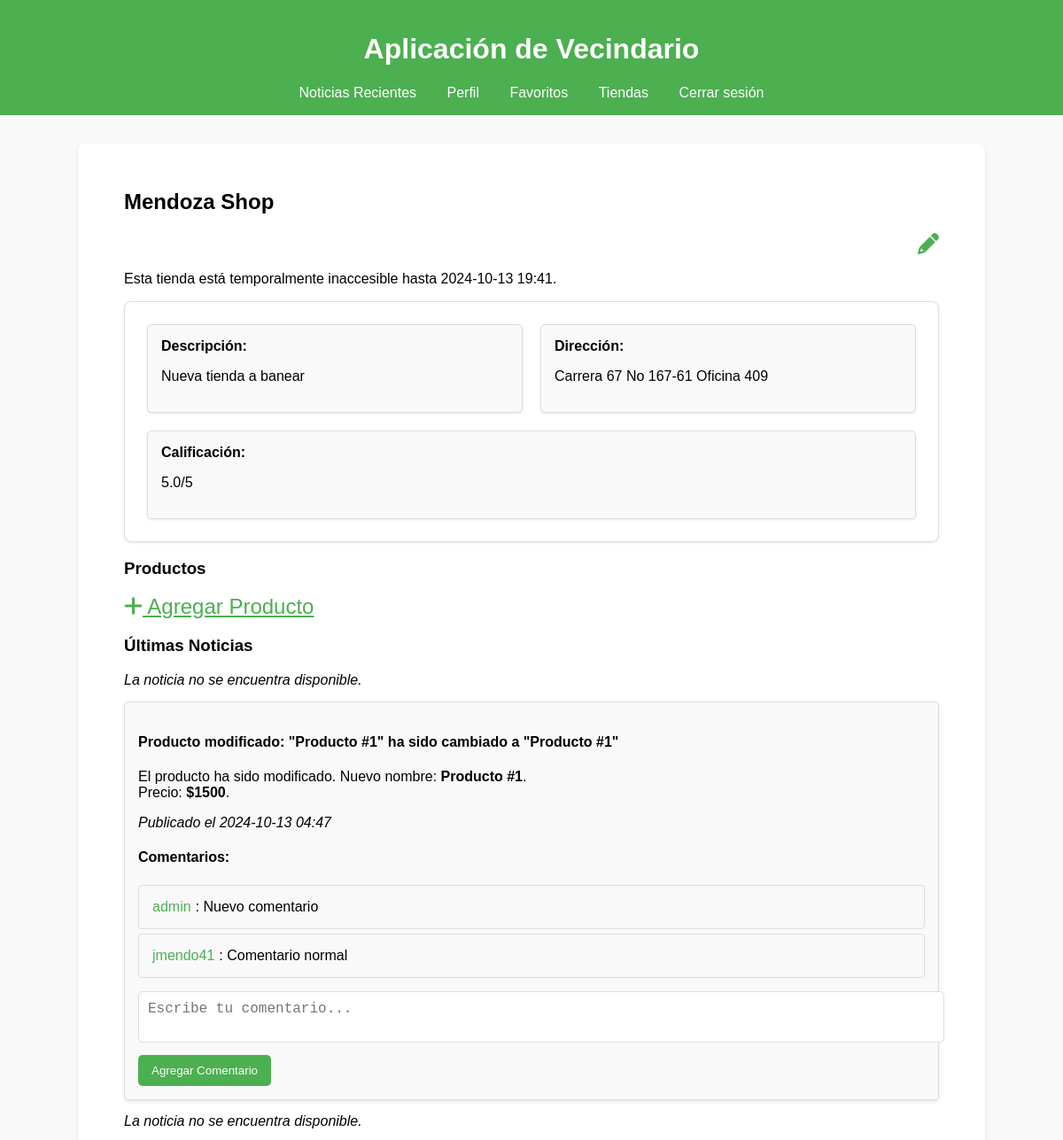
The page /store/1 (signed in, upper part) on the database as committed earlier.
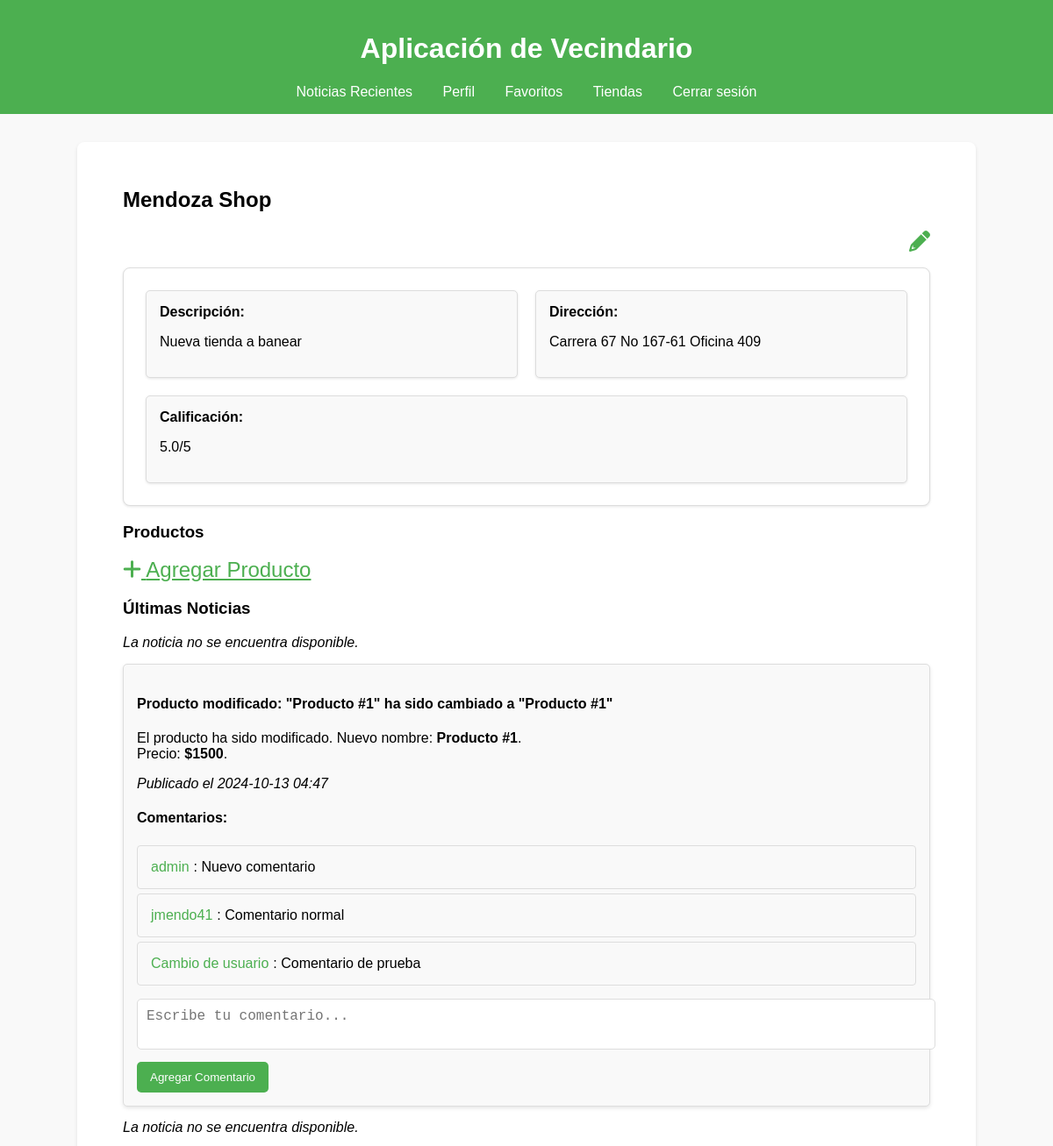
The same page on the database as committed later.
### models.py (models this page shows, shortened)
class Store(db.Model):
    __tablename__ = 'store'
    id = db.Column(db.Integer, primary_key=True)
    name = db.Column(db.String(120), nullable=False)
    description = db.Column(db.Text, nullable=True)
    address = db.Column(db.String(255), nullable=True)
    rating = db.Column(db.Float, nullable=False, default=0)
    owner_id = db.Column(db.Integer, db.ForeignKey('user.id'), nullable=False)
    suspended_until = db.Column(db.DateTime, nullable=True)  # Nuevo: para suspender la tienda
    store_products = db.relationship('Product', backref='store_relation', lazy=True)
    comments = db.relationship('Comment', backref='store', lazy=True)
    news = db.relationship('News', backref='store', lazy=True)

class News(db.Model):
    __tablename__ = 'news'
    id = db.Column(db.Integer, primary_key=True)
    title = db.Column(db.String(120), nullable=False)
    content = db.Column(db.Text, nullable=False)
    published_date = db.Column(db.DateTime, default=datetime.utcnow)
    user_id = db.Column(db.Integer, db.ForeignKey('user.id'), nullable=True)
    store_id = db.Column(db.Integer, db.ForeignKey('store.id'), nullable=True)
    is_active = db.Column(db.Boolean, default=True)  # Nuevo: para inhabilitar la noticia
    news_article = db.relationship('Comment', backref='news_article', lazy=True)

class Comment(db.Model):
    __tablename__ = 'comment'
    id = db.Column(db.Integer, primary_key=True)
    content = db.Column(db.Text, nullable=False)
    user_id = db.Column(db.Integer, db.ForeignKey('user.id'), nullable=False)
    news_id = db.Column(db.Integer, db.ForeignKey('news.id'), nullable=True)
    store_id = db.Column(db.Integer, db.ForeignKey('store.id'), nullable=True)
    published_date = db.Column(db.DateTime, default=datetime.utcnow)
    is_active = db.Column(db.Boolean, default=True)  # Nuevo: para inhabilitar el comentario
    user = db.relationship('User', backref='user_comments', lazy=True)
    news = db.relationship('News', backref='comments', lazy=True)
    store_comments = db.relationship('Store', backref='store_comments', lazy=True)

class User(db.Model):
    __tablename__ = 'user'
    id = db.Column(db.Integer, primary_key=True)
    username = db.Column(db.String(80), unique=True, nullable=False)
    password = db.Column(db.String(120), nullable=False)
    first_name = db.Column(db.String(50), nullable=False)
    last_name = db.Column(db.String(50), nullable=False)
    birth_date = db.Column(db.Date, nullable=False)
    email = db.Column(db.String(100), unique=True, nullable=False)
    phone = db.Column(db.String(20), nullable=False)
    is_admin = db.Column(db.Boolean, default=False)  # Nuevo: para verificar si es admin
    suspended_until = db.Column(db.DateTime, nullable=True)  # Nuevo: fecha hasta que el usuario está suspendido
    stores = db.relationship('Store', backref='owner', lazy=True)
    products = db.relationship('Product', backref='creator', lazy=True)
    comments = db.relationship('Comment', backref='comment_user', lazy=True)
    favorite_stores = db.relationship('Store', secondary=user_favorites,
                                       lazy='subquery',
                                       backref=db.backref('favorited_by', lazy=True))

### app.py (the view)
@app.route('/store/<int:store_id>')
def view_store(store_id):
    if 'user_id' not in session:
        return redirect('/login')
    store = Store.query.get_or_404(store_id)
    if check_store_suspended(store):
        flash('Esta tienda está temporalmente inaccesible.', 'error')
        redirect(request.referrer or '/')   # Redirigir a la página de inicio
    comments = store.comments  # Obtener comentarios de la tienda
    products = store.products   # Obtener productos de la tienda
    news = News.query.filter_by(store_id=store.id).order_by(News.published_date.desc()).all()
    is_owner = store.owner_id == session['user_id']
    user = User.query.get(session['user_id'])
    is_favorite = store in user.favorite_stores  # Comprobar si la tienda está en los favoritos
    return render_template('view_store.html', store=store, comments=comments, products=products, is_owner=is_owner, news=news, is_favorite=is_favorite, user=user)

### app.py (called while the page is built)
@app.context_processor
def inject_user():
    user = None
    if 'user_id' in session:
        user = User.query.get(session['user_id'])
    return dict(user=user)

def check_user_suspended(user):
    if user.suspended_until and user.suspended_until > datetime.utcnow():
        return True
    return False

def check_store_suspended(store):
    if store.suspended_until and store.suspended_until > datetime.utcnow():
        return True
    return False

@app.before_request
def before_request():
    if 'user_id' in session:
        user = User.query.get(session['user_id'])
        if check_user_suspended(user):
            flash('Tu cuenta ha sido suspendida temporalmente.', 'error')
            return redirect('/login')

### templates/view_store.html (shortened to what this page needs)
{% extends "base.html" %}
{% block content %}
<div class="store-container">
    <div class="store-header">
        <h2>{{ store.name }}</h2>
        <div class="store-buttons">
            {% if is_owner %}
            <a href="/edit_store/{{ store.id }}" class="add-product">
                <i class="fas fa-pencil-alt"></i>
            </a>
            {% endif %}
        </div>
    </div>
    {% if store.suspended_until %}
    <p class="suspended-message">Esta tienda está temporalmente inaccesible hasta {{
        store.suspended_until.strftime('%Y-%m-%d %H:%M') }}.</p>
    {% endif %}
    <div class="store-info card">
        <div class="info-grid">
            <div class="info-item">
                <strong>Descripción:</strong>
                <p>{{ store.description }}</p>
            </div>
            <div class="info-item">
                <strong>Dirección:</strong>
                <p>{{ store.address }}</p>
            </div>
            <div class="info-item">
                <strong>Calificación:</strong>
                <p>
                    {% if is_owner %}
                    {{ store.rating | round(1) }}/5
                {% endif %}
                </p>
            </div>
        </div>
    </div>
    <h3>Productos</h3>
    <div class="product-buttons">
        {% if is_owner %}
        <a href="/add_product/{{ store.id }}" class="add-product">
            <i class="fas fa-plus"></i>
            Agregar Producto
        </a>
        {% endif %}
    </div>
    <h3>Últimas Noticias</h3>
    <ul class="news-list">
        {% for new in news %}
        {% if new.is_active %}
        <li class="news-item">
            <h4>{{ new.title }}</h4>
            <p>{{ new.content | safe }}</p>
            <p><em>Publicado el {{ new.published_date.strftime('%Y-%m-%d %H:%M') }}</em></p>
            <h4>Comentarios:</h4>
            <ul class="comment-list">
                {% if new.comments %}
                {% for comment in new.comments %}
                {% if comment.is_active %}
                <li class="comment-item">
                    <a href="/profile/{{ comment.user.id }}" class="user-link">{{ comment.user.username }}</a>: {{ comment.content }}
                </li>
                {% else %}
                <p><strong>Comentario inhabilitado.</strong></p>
                {% endif %}
                {% endfor %}
                {% else %}
                <li>No hay comentarios aún.</li>
                {% endif %}
            </ul>
            {% if 'user_id' in session %}
            <form action="/comment/{{ new.id }}" method="POST">
                <textarea name="comment" class="input-comment" placeholder="Escribe tu comentario..."
                    required></textarea>
                <button type="submit">Agregar Comentario</button>
            </form>
            {% endif %}
        </li>
        {% else %}
        <li><em>La noticia no se encuentra disponible.</em></li>
        {% endif %}
        {% else %}
        <li>No hay noticias aún.</li>
        {% endfor %}
    </ul>
</div>
{% endblock %}

Rows that differ between the two databases and show on the page:
changed Store "Mendoza Shop": suspended_until "2024-10-13 19:41" → (not shown)
added Comment: user.username "Cambio de usuario", content "Comentario de prueba", shown under News "Producto modificado: \"Producto #1\" ha sido cambiado a \"Producto #1\""
Other text that changed with them:
text no longer shown: "Esta tienda está temporalmente inaccesible hasta ."
